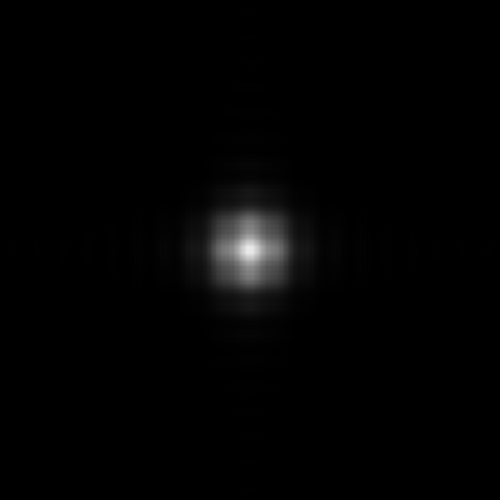
#> input picture experiments/homecomp/beamCoherence1/intensity.tif, 1000 x 1000 px, found by its file name (shown at 1/2 size)
$ python plotIntensity.py
#> lines starting #> are read from the running program, lines starting #| are printed output that depends on the picture
#!/usr/bin/env python3
# -*- coding: utf-8 -*-
"""
Created on Sat Oct 16 17:07:48 2021

@author: jerome
"""

import tifffile
import numpy as np
import matplotlib.pyplot as plt
import interferenceGratingModelsJK as interferenceGratingModelsJK
import interferenceGratingModels as interferenceGratingModels
import pickle

plt.rcParams["figure.figsize"] = (12,10)

def round_sig(x, sig=2):
    from math import log10, floor
    if x != 0:
        return round(x, sig-int(floor(log10(abs(x))))-1)
    else:
        return x

def getTransmission(inc,ex):
    inx, iny = np.shape(inc)[1], np.shape(inc)[0]
    exnx, exny = np.shape(ex)[1], np.shape(ex)[0]

    Ii = inc[int(iny/2),int(inx/2)]
    Iex = ex[int(exny/2),int(exnx/2)]

    plt.plot(inc[int(iny/2),:],label='incident')
    plt.plot(ex[int(exny/2),:],label='exit')
    plt.legend()
    plt.show()

    T = Iex/Ii

    return T


dirPath = '/user/home/opt/xl/xl/experiments/blockThickness/data/'
savePath = '/home/jerome/Documents/MASTERS/Figures/plots/roughness/'
order = ['100nm','150nm','250nm','300nm']
mag = np.full((np.shape(order)), 1)

#[1.00352485696006,1.00704989017032,1.01057527591621,1.01410119055371,1.01762781054459,1.02115531249182,1.0246838731749,1.02821366958539,1.03174487896247,1.0352776788286]

files = [str(o) + '/' + str(o) + '.pkl' for o in order]

exitFiles = [tifffile.imread(dirPath + str(o) + 'Exit/intensity.tif') for o in order]
#> exitFiles = 4 items
exitFiles.append(tifffile.imread(dirPath + '200nmExit/intensity.tif'))
incidentFile = tifffile.imread(dirPath + 'incident/intensity.tif')
#> incidentFile is the input picture: shape (1000, 1000) float32; min 176727.5, max 2.91e+14, mean 3.59e+12
T = [getTransmission(incidentFile,e) for e in exitFiles]
#> in getTransmission, `Ii = inc[int(iny/2),int(inx/2)]`: Ii = 2.75e+14
#> in getTransmission, `plt.show()`:
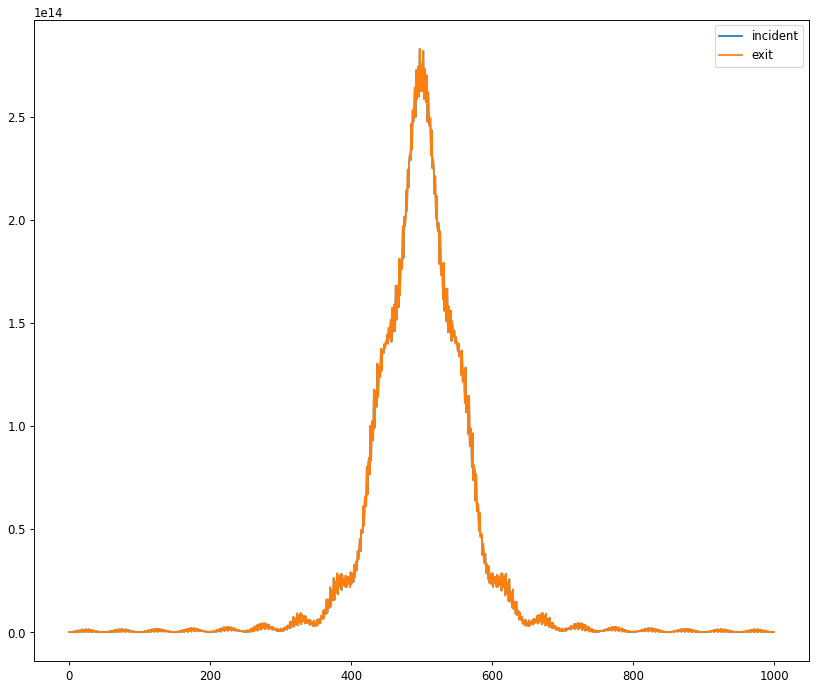
#> figure drawn by matplotlib, 1 panel; curve peaks at x = 497, y = 2.83e+14; curve peaks at x = 497, y = 2.83e+14
#> in getTransmission, `T = Iex/Ii`: T = 1
#> T = [1, 1, 1, 1, 1]

print('Transmission: ', T)
#| Transmission:  [1.0, 1.0, 1.0, 1.0, 1.0]

labels =  [str(o) for o in order]

legendTitle = None #'Propagation Distance'

# Specify analysis - turn plotting on and off
show = True                          # show initial tiffs and entire profiles
plotTogether = True                   # plot aerial image profiles together
contrast = True                       # compute contrast metrics
normalise = False                      # normalise profiles when plotting together
subtractAperture = False               # subtract intensity from aperture
plotFromEq = True                      # plot ideal intensity from equation
split = False                           # split into groups by correlation length (for ploting all aerial images together)
twoD = False                           # calculate two-dimensional contrast (still in development)
save = False                           # save plots to savePath
fromPickle = True
toPickle = True

N = 2000                           # number of pixels to take for line profile  - 1200 for roughness aerial images
n = 1                                 # number of pixels to average over for line profile - 15 for roughness aerial images
plotRange = 500                       # range of aerial image plot in nm

# middle pixels of images
mid = np.full((np.shape(files)[0],2), (196, 25025-712))#np.full((np.shape(files)[0],2), (150, 130000))

pitch = 100e-9

# read from files - create profiles and images of sampled range
if fromPickle:
#> (the run stopped early here; a loop or call above may not have finished)
